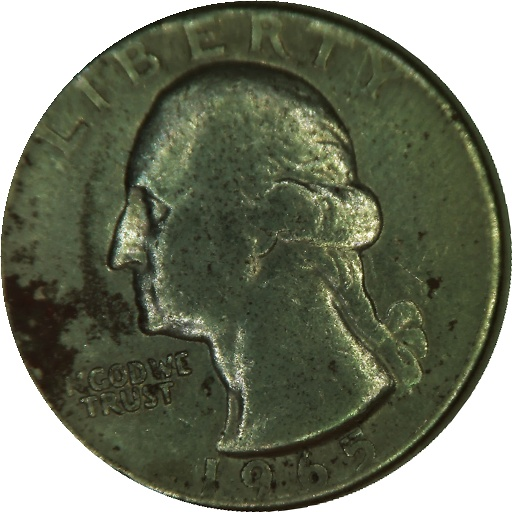
#> input picture coins/important/debug/preprocess_v2/1965_1_img_0034_03_rotated.jpg, 512 x 512 px
$ python -i build_rotation_dataset_v2.py   (imports and definitions only)
#> lines starting #> are read from the running program, lines starting #| are printed output that depends on the picture; after the words box and inside, x2 and y2 are one past the last pixel; in counts of white or black regions, pixels touching at a corner belong together
#> further down, picture is the input picture: shape (512, 512, 3); mean B, G, R 98.8, 117.4, 112.5
"""
build_rotation_dataset_v2.py
============================
Builds a fine rotation regression dataset from your labeled source coins.

VAL SPLIT — KEY CHANGE FROM PREVIOUS VERSION
---------------------------------------------
Old approach: hold out entire source coins → val is unseen coin faces →
model appears to overfit even when it's actually learning fine.

New approach: ANGLE-LEVEL split. Every source coin contributes images
to BOTH train and val. Val gets a random 15% of all generated images,
spread evenly across all angles and all coins. This means:
  - Val MAE is a clean measure of rotation accuracy on known coin designs
  - (which is exactly your production use-case — same coin designs,
     unknown rotation)
  - Val set is large enough to give a stable signal (~12k val images)

USAGE
-----
    python build_rotation_dataset_v2.py \
        --src  /path/to/2026RotationTraining \
        --out  /path/to/RotationDatasetV2 \
        --val-fraction 0.15

OUTPUT STRUCTURE
----------------
    RotationDatasetV2/
        train/
        val/
        manifest_train.json
        manifest_val.json
"""

import argparse
import json
import math
import random
from pathlib import Path

import cv2
import numpy as np
from PIL import Image

FOLDER_BASE_ANGLE = {
    "rot_train_0":   0,
    "rot_train_90":  90,
    "rot_train_180": 180,
    "rot_train_270": 270,
}

IMAGE_SUFFIXES = {".jpg", ".jpeg", ".png"}


# ---------------------------------------------------------------------------
# Image utilities
# ---------------------------------------------------------------------------

def list_images(folder: Path):
    return sorted(p for p in folder.iterdir()
                  if p.is_file() and p.suffix.lower() in IMAGE_SUFFIXES)


def crop_to_circle(img_bgr: np.ndarray, output_size: int = 224) -> np.ndarray:
#> called with output_size = 224
    h, w = img_bgr.shape[:2]
#> h = 512; w = 512
    gray = cv2.cvtColor(img_bgr, cv2.COLOR_BGR2GRAY)
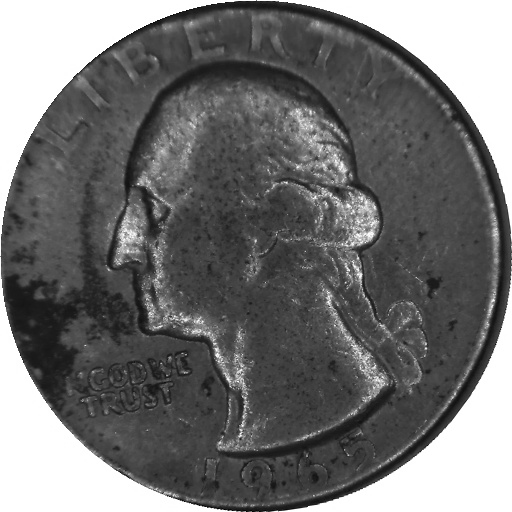
#> gray: shape (512, 512); min 0, max 255, mean 113.8

    _, non_white = cv2.threshold(gray, 235, 255, cv2.THRESH_BINARY_INV)
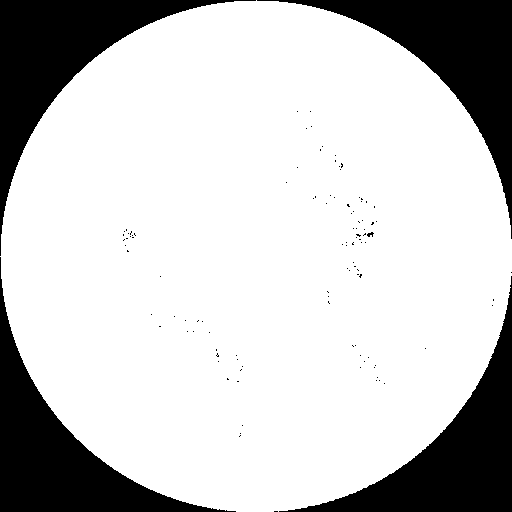
#> non_white: shape (512, 512); 78.4% white; 110 black regions (105 under 20 px), largest, box (x1, y1, x2, y2) and area: (0, 0, 256, 256) 14327, (257, 0, 512, 239) 14100, (0, 257, 236, 512) 14081, (279, 276, 512, 512) 13951, (367, 232, 374, 237) 21
    kernel = cv2.getStructuringElement(cv2.MORPH_ELLIPSE, (7, 7))
    non_white = cv2.morphologyEx(non_white, cv2.MORPH_CLOSE, kernel, iterations=2)
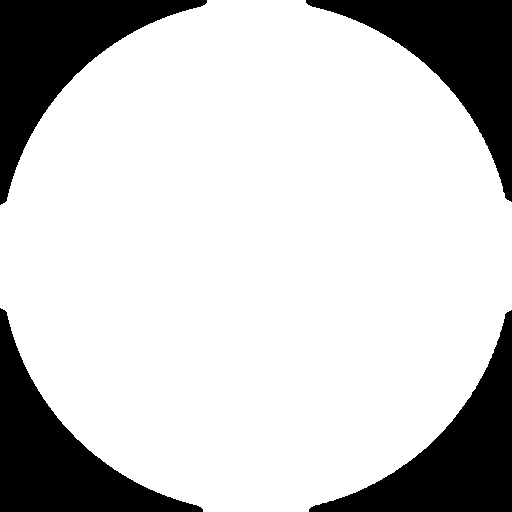
#> non_white: shape (512, 512); 78.8% white; 4 black regions

    contours, _ = cv2.findContours(non_white, cv2.RETR_EXTERNAL, cv2.CHAIN_APPROX_SIMPLE)
#> contours = 1 contour; box (x1, y1, x2, y2) and area: (0, 0, 512, 512) 205828
    if contours:
        cnt = max(contours, key=cv2.contourArea)
#> cnt = contour of 654 points, box (x1, y1, x2, y2) (0, 0, 512, 512), area 205828
        hull = cv2.convexHull(cnt)
#> hull = contour of 81 points, box (x1, y1, x2, y2) (0, 0, 512, 512), area 206800
        (cx, cy), radius = cv2.minEnclosingCircle(hull)
#> cx = 255.7; cy = 255.5; radius = 260.8
        cx, cy, radius = float(cx), float(cy), float(radius)
        if radius < min(h, w) * 0.1:
            cx, cy, radius = w / 2.0, h / 2.0, min(h, w) / 2.0 * 0.9
    else:
        cx, cy, radius = w / 2.0, h / 2.0, min(h, w) / 2.0 * 0.9

    radius_padded = radius * 1.04
#> radius_padded = 271.3
    side = max(1, int(math.ceil(radius_padded * 2)))
#> side = 543

    x1 = int(round(cx - side / 2))
#> x1 = -16
    y1 = int(round(cy - side / 2))
#> y1 = -16

    canvas = np.full((side, side, 3), 255, dtype=np.uint8)
#> canvas: shape (543, 543, 3); every value is 255
    sx1, sy1 = max(0, x1), max(0, y1)
#> sx1 = 0; sy1 = 0
    sx2, sy2 = min(w, x1 + side), min(h, y1 + side)
#> sx2 = 512; sy2 = 512
    if sx1 < sx2 and sy1 < sy2:
        dx1, dy1 = sx1 - x1, sy1 - y1
#> dx1 = 16; dy1 = 16
        canvas[dy1:dy1+(sy2-sy1), dx1:dx1+(sx2-sx1)] = img_bgr[sy1:sy2, sx1:sx2]
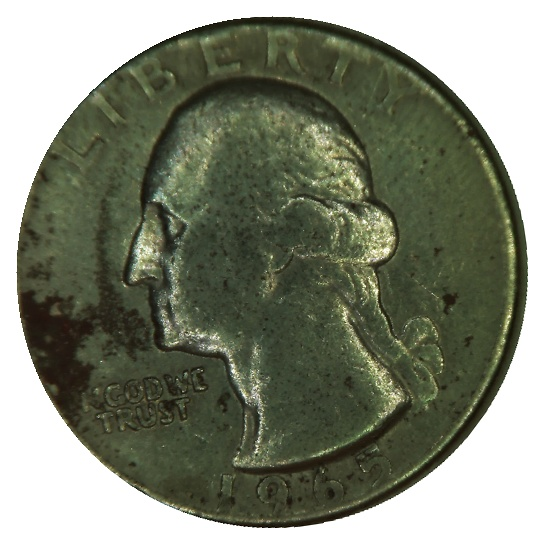
#> canvas: shape (543, 543, 3); mean of channels 0, 1, 2 116.1, 132.7, 128.3; drawn as B, G, R

    mask = np.zeros((side, side), dtype=np.uint8)
    cv2.circle(mask, (side // 2, side // 2), max(1, int(round(radius_padded))), 255, -1)
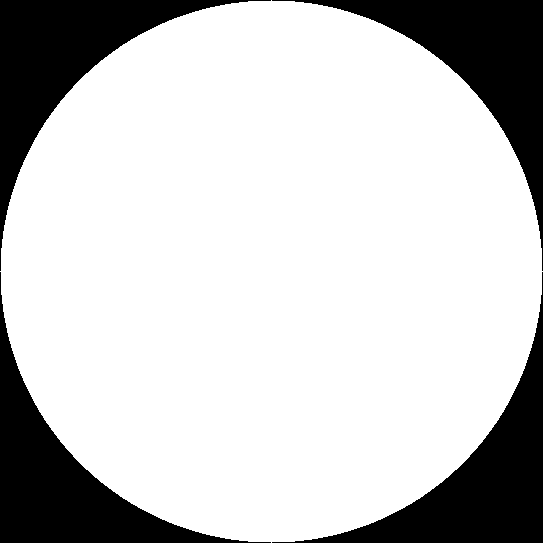
#> mask: shape (543, 543); 78.2% white; 4 black regions, box (x1, y1, x2, y2) and area: (0, 0, 271, 271) 16048, (272, 0, 543, 271) 16048, (0, 272, 271, 543) 16048, (272, 272, 543, 543) 16048
    canvas[mask == 0] = 255
#> canvas: shape (543, 543, 3); 0.02% of pixels changed, all inside (x1, y1, x2, y2) = (48, 48, 496, 528)

    return cv2.resize(canvas, (output_size, output_size), interpolation=cv2.INTER_CUBIC)


# [145 lines left out: functions rotate_image, photometric_augment, parse_args, main, not called in this run]


# [2 lines not run here, left out]

>>> import cv2
>>> picture = cv2.imread('debug/preprocess_v2/1965_1_img_0034_03_rotated.jpg')
>>> result = crop_to_circle(picture)
